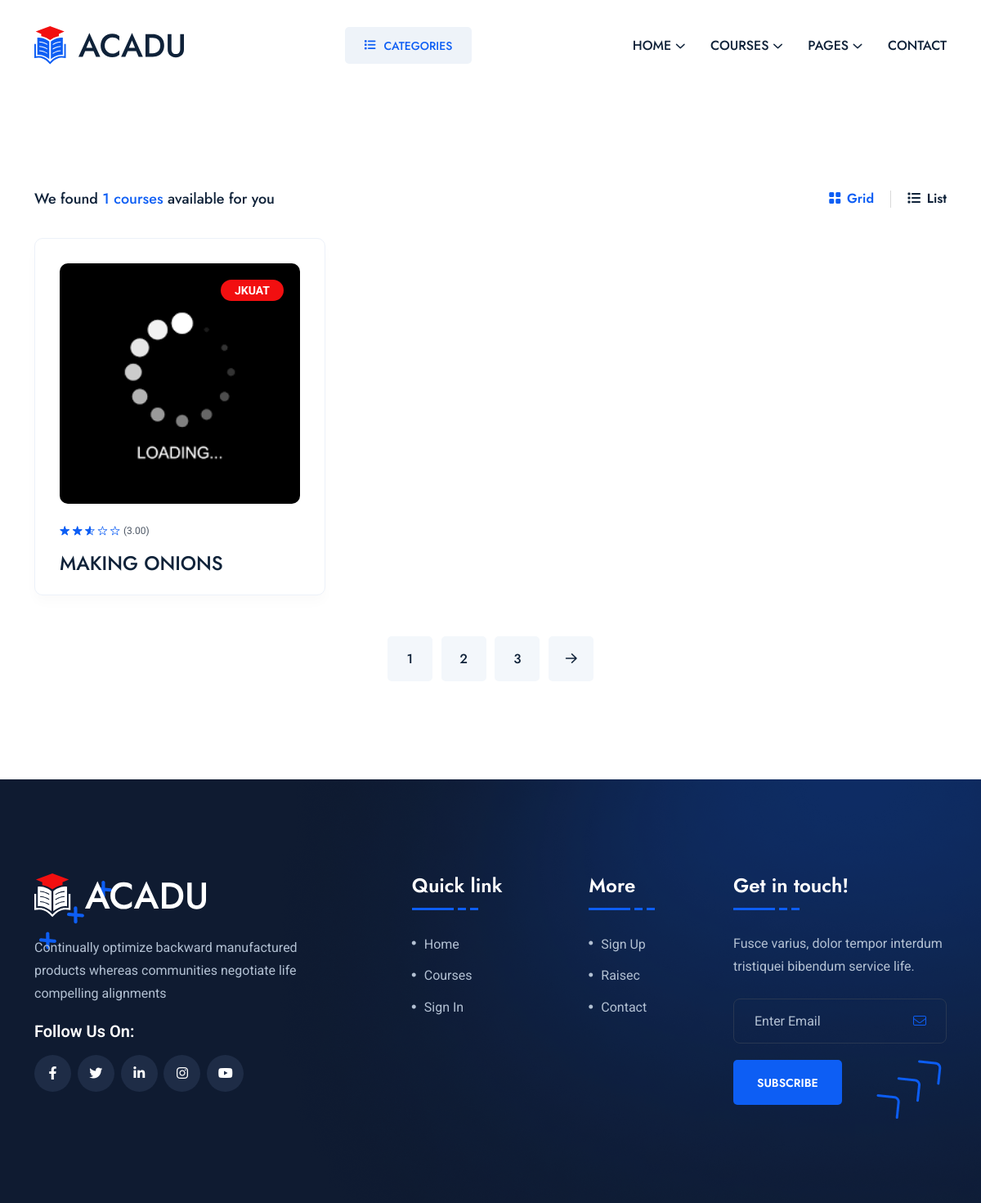
Page /courses/ on the earlier database version.
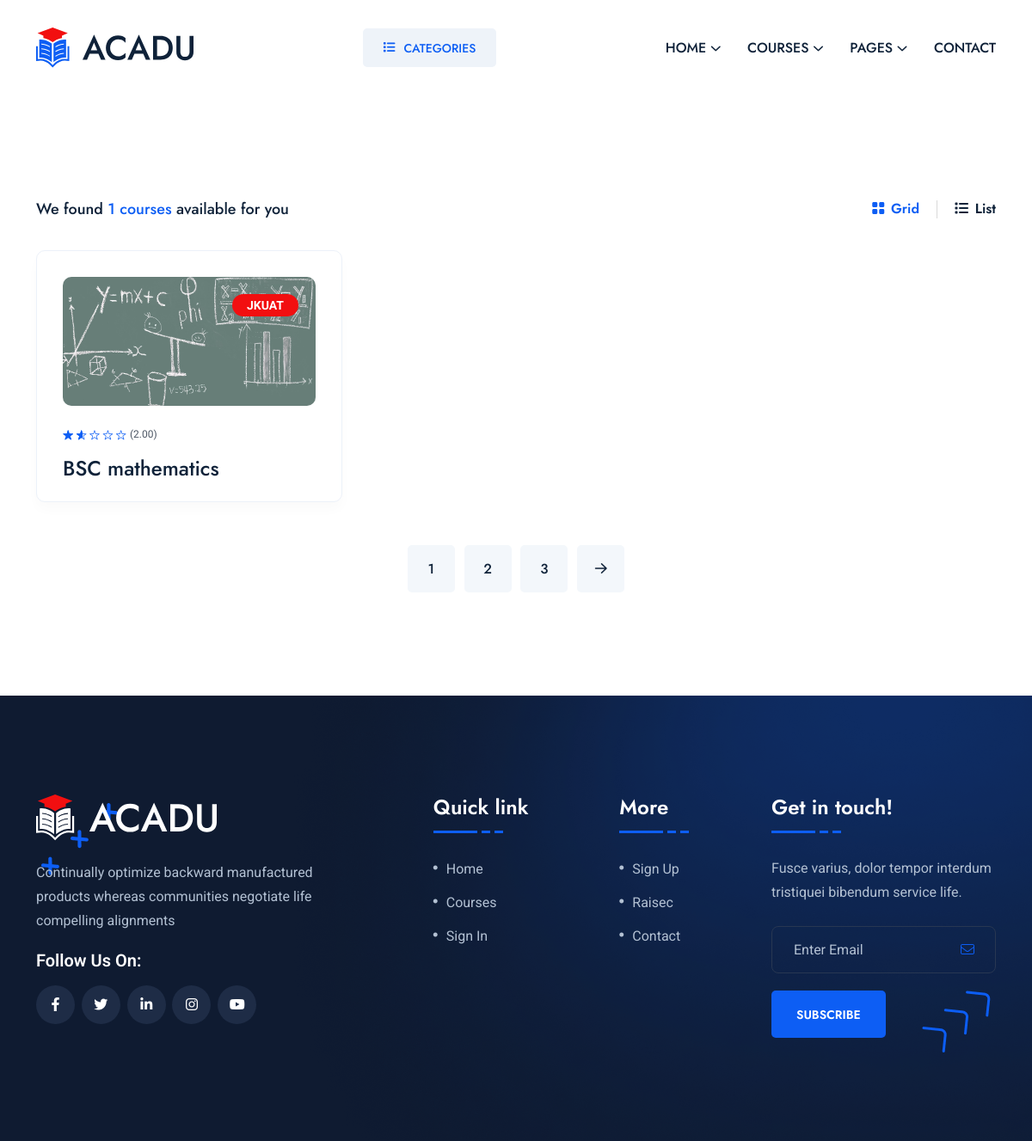
Same page on the later database version.
### courses/models.py (models this page shows, shortened)
class Course(models.Model):
    user = models.ForeignKey(UserTable,on_delete = models.CASCADE , blank  = True , null = True)
    raisec_group =  models.ForeignKey(RaisecGroup,on_delete = models.CASCADE , blank  = True , null = True)
    cluster_name = models.ForeignKey(ClusterClasses,on_delete = models.CASCADE,blank= True,null = True)
    university = models.CharField(max_length =  255)
    course_title = models.CharField(max_length =  255)
    course_image = models.ImageField(upload_to =  upload_image_path)
    short_description = models.CharField(max_length = 255 , blank = True,null = True)
    course_description =  models.TextField()
    ratting_percentage = models.PositiveBigIntegerField(blank = True,null = True)
    miniumu_requirement = models.ForeignKey(MinimumRequirement,on_delete = models.CASCADE,blank= True,null = True)
    is_published = models.BooleanField(default = True)
    is_instructor = models.BooleanField(default = False)

### homepage/views.py (the view)
# urls.py: path('courses/',courses,name='courses'),
def courses(request):
    all_courses = Course.objects.all()
    all_category =  ClusterClasses.objects.all()
    adverts = AdvertUserLinks.objects.all()
    context = {
        'courses' : all_courses,
        'course_category': all_category,
        'adverts' : adverts,
        'len_courses' :  len(all_courses)
    }
    return render(request,'course.html',context)

### homepage/templates/course.html (shortened to what this page needs)
{% extends 'base.html' %}
{% load static %}
{% block content %}
<section class="space-top space-extra-bottom">
    <div class="container">
       <div class="as-sort-bar">
          <div class="row justify-content-between align-items-center">
             <div class="col-md-auto"><span class="course-result-count">We found <span class="text-theme">{{len_courses}} courses</span> available for you</span></div>
             <div class="col-md-auto">
                <div class="nav" role="tablist"><a href="#" class="active" id="tab-course-grid" data-bs-toggle="tab" data-bs-target="#tab-grid" role="tab" aria-controls="tab-grid" aria-selected="true"><i class="fa-solid fa-grid-2"></i> Grid</a> <a href="#" id="tab-course-list" data-bs-toggle="tab" data-bs-target="#tab-list" role="tab" aria-controls="tab-grid" aria-selected="false"><i class="fas fa-list"></i> List</a></div>
             </div>
          </div>
       </div>
       <div class="tab-content" id="nav-tabContent">
          <div class="tab-pane fade active show" id="tab-grid" role="tabpanel" aria-labelledby="tab-course-grid">
             <div class="row gy-4 mb-30">
               {% if courses %}
               {% for u in courses  %}
               <div class="col-md-6 col-lg-4 col-xxl-3">
                  <div class="course-box style4">
                     <div class="course-img"><img  height="200"  width="240" src="{{u.course_image.url}}" alt="course"> <span class="tag">{{u.university}}</span></div>
                     <div class="course-content">
                        <div class="course-author">
                           <div class="course-rating">
                              {% if u.ratting_percentage <= 30 %}
                              <div class="star-rating" role="img" aria-label="Rated 1.00 out of 5"><span style="width:{{u.ratting_percentage}}%">Rated <strong class="rating">1.00</strong> out of 5</span></div>
                              (2.00)
                           </div>
                           {% elif  u.ratting_percentage >=  40 and  u.ratting_percentage <= 70 %}
                           <div class="star-rating" role="img" aria-label="Rated 3.00 out of 5"><span style="width:{{u.ratting_percentage}}%">Rated <strong class="rating">3.00</strong> out of 5</span></div>
                           (3.00)
                        </div>
                        {% elif  u.ratting_percentage >=  71 and  u.ratting_percentage <= 95 %}
                        <div class="star-rating" role="img" aria-label="Rated 4.00 out of 5"><span style="width:{{u.ratting_percentage}}%">Rated <strong class="rating">4.00</strong> out of 5</span></div>
                        (4.00)
                     </div>
                     {% elif  u.ratting_percentage  >= 96 %}
                     <div class="star-rating" role="img" aria-label="Rated 5.00 out of 5"><span style="width:{{u.ratting_percentage}}%">Rated <strong class="rating">5.00</strong> out of 5</span></div>
                     (5.00)
                  </div>
                              {% endif %}
                        </div>
                        <h3 class="course-title"><a href="{% url 'homepage:courseDetails' u.id %}">{{u.course_title}}</a></h3>
                     </div>
                  </div>
               </div>
               {% endfor %}
               {% endif %}
             </div>
          </div>
          <div class="tab-pane fade" id="tab-list" role="tabpanel" aria-labelledby="tab-course-list">
          </div>
       </div>
       <div class="as-pagination text-center pt-20">
          <ul>
             <li><a href="blog.html">1</a></li>
             <li><a href="blog.html">2</a></li>
             <li><a href="blog.html">3</a></li>
             <li><a href="blog.html"><i class="far fa-arrow-right"></i></a></li>
          </ul>
       </div>
    </div>
 </section>
{% endblock content %}

### templates/base.html (shortened to what this page needs)
<!doctype html>
<html class="no-js" lang="zxx">
{% include 'head.html' %}
   <body>
     {% include 'header.html' %}
     {% block content %}{% endblock content %}
   {% include 'footer.html' %}
   </body>
</html>

### templates/head.html (shortened to what this page needs)
{% load static %}
<head>
    <link rel="stylesheet" href="{% static 'assets/css/app.min.css' %}">
    <link rel="stylesheet" href="{% static 'assets/css/fontawesome.min.css' %}">
    <link rel="stylesheet" href="{% static 'assets/css/style.css' %}">
 </head>

### templates/preloader.html (shortened to what this page needs)
{% load static %}

### templates/header.html (shortened to what this page needs)
      {% load static %}
     <header class="as-header header-layout2">
        <div class="sticky-wrapper">
           <div class="sticky-active">
              <div class="menu-area">
                 <div class="container">
                    <div class="row align-items-center justify-content-between">
                       <div class="col-auto">
                          <div class="header-logo"><a href="index.html"><img src="{% static 'assets/img/logo.svg' %}" alt="Acadu"></a></div>
                       </div>
                       <div class="col-auto d-none d-xl-inline-block">
                          <div class="category-menu-wrap">
                             <a class="menu-expand" href="#"><i class="fa-solid fa-list"></i>Categories</a>
                          </div>
                       </div>
                       <div class="col-auto">
                          <div class="row align-items-center">
                             <div class="col-auto">
                                <nav class="main-menu d-none d-lg-inline-block">
                                   <ul>
                                      <li class="menu-item-has-children">
                                         <a href="{% url 'homepage:homepage' %}">Home</a>
                                      </li>
                                      <li class="menu-item-has-children">
                                         <a href="{% url 'homepage:courses' %}">Courses</a>
                                      </li>
                                      {% if request.user.is_authenticated %}
                                      {% else %}
                                      <li class="menu-item-has-children">
                                       <a href="#">Pages</a>
                                    </li>
                                    {% endif %}
                                      <li><a href="{% url 'homepage:contact' %}">Contact</a></li>
                                   </ul>
                                </nav>
                             </div>
                          </div>
                       </div>
                    </div>
                 </div>
              </div>
           </div>
        </div>
     </header>

### templates/footer.html (shortened to what this page needs)
{% load static %}
<footer class="footer-wrapper footer-layout1">
    <div class="widget-area">
       <div class="container">
          <div class="row justify-content-between">
             <div class="col-md-6 col-xxl-3 col-xl-4">
                <div class="widget footer-widget">
                   <div class="as-widget-about">
                      <div class="about-logo"><a href="index.html"><img src="{% static  'assets/img/logo-white.svg' %}" alt="Acadu"></a></div>
                      <p class="about-text">Continually optimize backward manufactured products whereas communities negotiate life compelling alignments</p>
                      <h4 class="footer-info-title">Follow Us On:</h4>
                      <div class="as-social"><a href="https://www.facebook.com/"><i class="fab fa-facebook-f"></i></a> <a href="https://www.twitter.com/"><i class="fab fa-twitter"></i></a> <a href="https://www.linkedin.com/"><i class="fab fa-linkedin-in"></i></a> <a href="https://www.instagram.com/"><i class="fab fa-instagram"></i></a> <a href="https://www.youtube.com/"><i class="fab fa-youtube"></i></a></div>
                   </div>
                </div>
             </div>
             <div class="col-md-6 col-xl-auto">
                <div class="widget widget_nav_menu footer-widget">
                   <h3 class="widget_title">Quick link</h3>
                   <div class="menu-all-pages-container">
                      <ul class="menu">
                       <li><a href="index-2.html">Home</a></li>
                       <li><a href="course.html">Courses</a></li>
                       <li><a href="sign-in.html">Sign In</a></li>
                      </ul>
                   </div>
                </div>
             </div>
             <div class="col-md-6 col-xl-auto">
                <div class="widget widget_nav_menu footer-widget">
                   <h3 class="widget_title">More</h3>
                   <div class="menu-all-pages-container">
                      <ul class="menu">
                       <li><a href="sign-up.html">Sign Up</a></li>
                       <li><a href="raisec.html">Raisec</a></li>
                       <li><a href="contact.html">Contact</a></li>
                      </ul>
                   </div>
                </div>
             </div>
             <div class="col-md-6 col-xl-3">
                <div class="widget footer-widget">
                   <h3 class="widget_title">Get in touch!</h3>
                   <form class="newsletter-widget">
                      <p class="footer-text">Fusce varius, dolor tempor interdum tristiquei bibendum service life.</p>
                      <div class="form-group"><input class="form-control" type="email" placeholder="Enter Email" required=""> <i class="fal fa-envelope"></i></div>
                      <button type="submit" class="as-btn shadow-none">Subscribe</button>
                   </form>
                </div>
             </div>
          </div>
       </div>
    </div>
    <div class="shape-mockup jump d-none d-xl-block" data-top="24%" data-left="4%"><img src="{% static 'assets/img/shape/footer_shape_1.png' %}" alt="shapes"></div>
    <div class="shape-mockup jump-reverse d-none d-xl-block" data-bottom="20%" data-right="4%"><img src="{% static 'assets/img/shape/footer_shape_2.png' %}" alt="shapes"></div>
    <div class="shape-mockup" data-top="0" data-right="0"><img src="{% static 'assets/img/shape/footer_shape_3.png' %}" alt="shapes"></div>
 </footer>

Differences in the rows shown:
changed Course "JKUAT": course_image: a different picture; course_title "MAKING ONIONS" → "BSC mathematics"; ratting_percentage "(3.00)" → "(2.00)"
